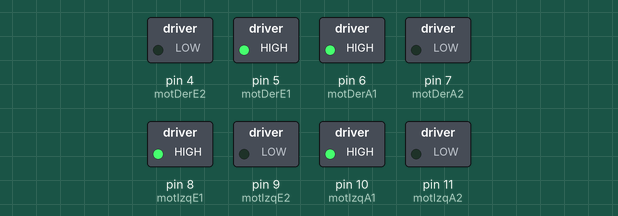
Simulated run of this sketch. Board: Arduino Uno, built with avr-gcc and run on an emulated ATmega328P. Shown: switched loads named in the sketch (green lamp = pin HIGH).

Above: at 0.1 s.
Timing chart, 0 to 1.6 s (numbered marks = the images above):
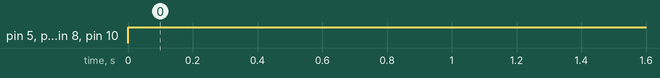

The sketch:

motores_simple.ino
```cpp
/////////////////////////
//pines de los motores///
/////////////////////////

byte motDerE1 = 5;
byte motDerE2 = 4;

byte motDerA1 = 6;
byte motDerA2 = 7;

byte motIzqE1 = 8;
byte motIzqE2 = 9;

byte motIzqA1 = 10;
byte motIzqA2 =11;

void setup() {
  Serial.begin(9600);

  ////////////////////////
  //Setup de los motores//
  ////////////////////////

  pinMode(motDerE1, OUTPUT);
  pinMode(motDerE2, OUTPUT);

  pinMode(motDerA1, OUTPUT);
  pinMode(motDerA2, OUTPUT);

  pinMode(motIzqE1, OUTPUT);
  pinMode(motIzqE2, OUTPUT);

  pinMode(motIzqA1, OUTPUT);
  pinMode(motIzqA2, OUTPUT);

}
///////////////////////////
//funciones de movimiento//
///////////////////////////

//Funcion para apagar motores
void Detenerse()
{
  analogWrite(motDerE1, 0);
  analogWrite(motDerE2, 0);

  analogWrite(motDerA1, 0);
  analogWrite(motDerA2, 0);

  analogWrite(motIzqE1, 0);
  analogWrite(motIzqE2, 0);

  analogWrite(motIzqA1, 0);
  analogWrite(motIzqA2, 0);
}

//funcion para moverse hacia adelante
void Adelante()
{
  analogWrite(motDerE1, 255);
  analogWrite(motDerE2, 0);

  analogWrite(motDerA1, 255);
  analogWrite(motDerA2, 0);

  analogWrite(motIzqE1, 255);
  analogWrite(motIzqE2, 0);

  analogWrite(motIzqA1, 255);
  analogWrite(motIzqA2, 0);
}

//funcion para moverse hacia atras
void Atras()
{
  analogWrite(motDerE1, 0);
  analogWrite(motDerE2, 255);

  analogWrite(motDerA1, 0);
  analogWrite(motDerA2, 255);

  analogWrite(motIzqE1, 0);
  analogWrite(motIzqE2, 255);

  analogWrite(motIzqA1, 0);
  analogWrite(motIzqA2, 255);

}

//funcion para moverse hacia adelante
void Derecha()
{
  analogWrite(motDerE1, 255);
  analogWrite(motDerE2, 0);

  analogWrite(motDerA1, 255);
  analogWrite(motDerA2, 0);

  analogWrite(motIzqE1, 255);
  analogWrite(motIzqE2, 0);

  analogWrite(motIzqA1, 255);
  analogWrite(motIzqA2, 0);

}

//funcion para moverse hacia izquierda
void Izquierda()
{
  analogWrite(motDerE1, 0);
  analogWrite(motDerE2, 255);

  analogWrite(motDerA1, 0);
  analogWrite(motDerA2, 255);

  analogWrite(motIzqE1, 0);
  analogWrite(motIzqE2, 255);

  analogWrite(motIzqA1, 0);
  analogWrite(motIzqA2, 255);
}

void loop() {
  // put your main code here, to run repeatedly:
 Adelante();
}
```

Measured:
- by itself, pin 5 (motDerE1), pin 6 (motDerA1), pin 8 (motIzqE1), pin 10 (motIzqA1): LOW → HIGH at 0.00 s
